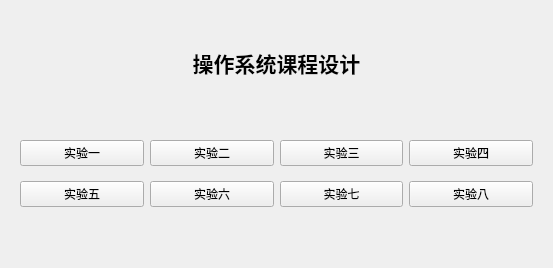
<?xml version="1.0" encoding="UTF-8"?>
<ui version="4.0">
 <class>Home</class>
 <widget class="QWidget" name="Home">
  <property name="geometry">
   <rect>
    <x>0</x>
    <y>0</y>
    <width>553</width>
    <height>268</height>
   </rect>
  </property>
  <property name="windowTitle">
   <string>操作系统课程设计</string>
  </property>
  <layout class="QGridLayout" name="gridLayout_2">
   <item row="1" column="0">
    <widget class="QWidget" name="widget" native="true">
     <layout class="QGridLayout" name="gridLayout">
      <item row="0" column="0">
       <widget class="QPushButton" name="labOneButton">
        <property name="text">
         <string>实验一</string>
        </property>
       </widget>
      </item>
      <item row="0" column="1">
       <widget class="QPushButton" name="labTwoButton">
        <property name="text">
         <string>实验二</string>
        </property>
       </widget>
      </item>
      <item row="0" column="2">
       <widget class="QPushButton" name="labThreeButton">
        <property name="text">
         <string>实验三</string>
        </property>
       </widget>
      </item>
      <item row="0" column="3">
       <widget class="QPushButton" name="labFourButton">
        <property name="text">
         <string>实验四</string>
        </property>
       </widget>
      </item>
      <item row="1" column="0">
       <widget class="QPushButton" name="labFiveButton">
        <property name="text">
         <string>实验五</string>
        </property>
       </widget>
      </item>
      <item row="1" column="1">
       <widget class="QPushButton" name="labSixButton">
        <property name="text">
         <string>实验六</string>
        </property>
       </widget>
      </item>
      <item row="1" column="2">
       <widget class="QPushButton" name="labSevenButton">
        <property name="text">
         <string>实验七</string>
        </property>
       </widget>
      </item>
      <item row="1" column="3">
       <widget class="QPushButton" name="labEightButton">
        <property name="text">
         <string>实验八</string>
        </property>
       </widget>
      </item>
     </layout>
    </widget>
   </item>
   <item row="0" column="0">
    <widget class="QLabel" name="label">
     <property name="text">
      <string>&lt;html&gt;&lt;head/&gt;&lt;body&gt;&lt;p&gt;&lt;span style=&quot; font-size:16pt; font-weight:700;&quot;&gt;操作系统课程设计&lt;/span&gt;&lt;/p&gt;&lt;/body&gt;&lt;/html&gt;</string>
     </property>
     <property name="alignment">
      <set>Qt::AlignCenter</set>
     </property>
    </widget>
   </item>
   <item row="2" column="0">
    <spacer name="verticalSpacer">
     <property name="orientation">
      <enum>Qt::Vertical</enum>
     </property>
     <property name="sizeType">
      <enum>QSizePolicy::Fixed</enum>
     </property>
     <property name="sizeHint" stdset="0">
      <size>
       <width>20</width>
       <height>30</height>
      </size>
     </property>
    </spacer>
   </item>
  </layout>
 </widget>
 <resources/>
 <connections/>
</ui>
